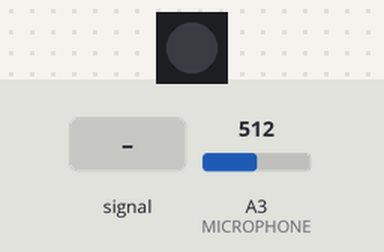
The sketch below on a simulated Arduino Uno, built with avr-gcc and run on an emulated ATmega328P. On the bench: 1 RGB LEDs in strip order, left to right. The inputs (shaded band) are chosen by the test bench; at power-on: A3 (MICROPHONE) = 512. Dim RGB values are drawn brighter than linear; random numbers use the default seed unless the sketch sets one.

Above: at 2.0 s.
2.1 s: A3 (MICROPHONE) fed a 200 Hz sine of ±81 counts around its level
At 2.15 s:
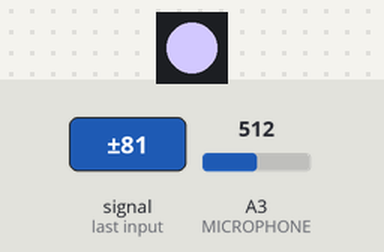
At 2.57 s:
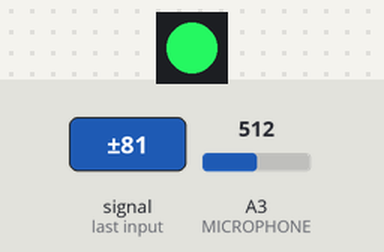
5.1 s: A3 (MICROPHONE) set to 716
6.6 s: A3 (MICROPHONE) fed a 1000 Hz sine of ±255 counts around its level
At 6.65 s:
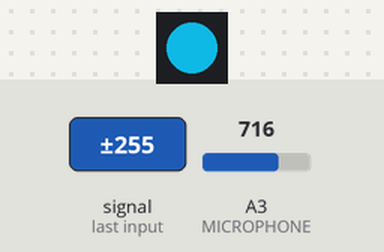
9.6 s: A3 (MICROPHONE) set to 900
11.1 s: A3 (MICROPHONE) fed a 200 Hz sine of ±81 counts around its level
At 11.15 s:
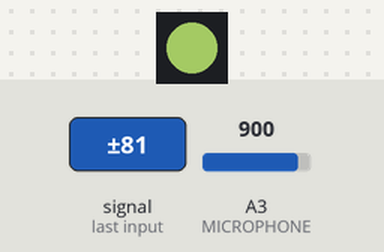
14.1 s: A3 (MICROPHONE) set to 1023
Timing chart, 0 to 16.6 s (numbered marks = the images above; inputs shaded):
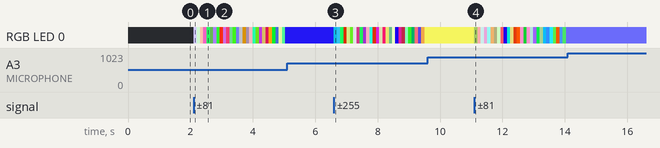

The sketch:

ch_Light_Blink.ino
```cpp
/**********************************************************************
Demo example for Olimex board eduArdu
Tested with Arduino 1.8.8
Date: 2018/12/12

Description:
Demo sketch using the Adafruit library "NeoPixel". Using the joystick
you can change the color of the RGB LED.
0-359 degrees changes the hue, while saturation is based on the range
from the center. Lightness is always set to 50%.
By pushing the joystick button you lock that color on the RGB LED.
Push it again to release it and select another color.
**********************************************************************/

#include <Adafruit_NeoPixel.h>
#include <math.h>

#define PIN A4
#define MICROPHONE  A3
#define THRESHOLD 75  // higher value means less sensitivity

// Parameter 1 = number of pixels in strip
// Parameter 2 = pin number (most are valid)
// Parameter 3 = pixel type flags, add together as needed:
//   NEO_KHZ800  800 KHz bitstream (most NeoPixel products w/WS2812 LEDs)
//   NEO_KHZ400  400 KHz (classic 'v1' (not v2) FLORA pixels, WS2811 drivers)
//   NEO_GRB     Pixels are wired for GRB bitstream (most NeoPixel products)
//   NEO_RGB     Pixels are wired for RGB bitstream (v1 FLORA pixels, not v2)
Adafruit_NeoPixel strip = Adafruit_NeoPixel(1, PIN, NEO_GRB + NEO_KHZ800);

int R=0, G=0, B=0;

void SetPixel (int Red, int Green, int Blue)
{
  strip.setPixelColor(0, strip.Color(Red, Green, Blue));
  strip.show();
  delay(3);
}

void setup()
{
  Serial.begin (115200);
  randomSeed(analogRead(0));
  strip.begin();
  strip.show(); // Initialize all pixels to 'off'
  for (int i=0; i<255; i++)
    SetPixel (R, G, B);
}

void loop ()
{
  static int Button = 1, Set_LED = 1;
  int Max=0, Min=1024;
  for(int i=0; i<50; i++) // taking a sequence of samples to determine whether there is noise or not
  {
    int Sample;
    Sample = analogRead(MICROPHONE);
    if (Sample > Max)
      Max = Sample;

    if (Sample < Min)
      Min = Sample;

    if((Max-Min) > THRESHOLD)
    {
      R = random(255);
      G = random(255);
      B = random(255);
      SetPixel (R, G, B);
      delay(100);
      break;
    }
  }
}
```

Measured:
- after the input at 2.1 s, RGB LED 0: off → RGB(209, 199, 254) at once, → RGB(193, 231, 195) 0.10 s later, → RGB(240, 182, 167) 0.11 s later, → RGB(202, 83, 165) 0.11 s later, … (29 changes in this stretch)
- after the input at 5.1 s, every drawn part: stays the same
- after the input at 6.6 s, RGB LED 0: RGB(31, 21, 218) → RGB(11, 140, 173) at once, → RGB(43, 169, 212) 0.10 s later, → RGB(25, 250, 96) 0.10 s later, → RGB(137, 29, 2) 0.10 s later, … (29 changes in this stretch)
- after the input at 9.6 s, every drawn part: stays the same
- after the input at 11.1 s, RGB LED 0: RGB(222, 222, 85) → RGB(86, 106, 52) at once, → RGB(240, 166, 163) 0.10 s later, → RGB(169, 197, 196) 0.10 s later, → RGB(189, 133, 175) 0.10 s later, … (29 changes in this stretch)
- after the input at 14.1 s, every drawn part: stays the same
